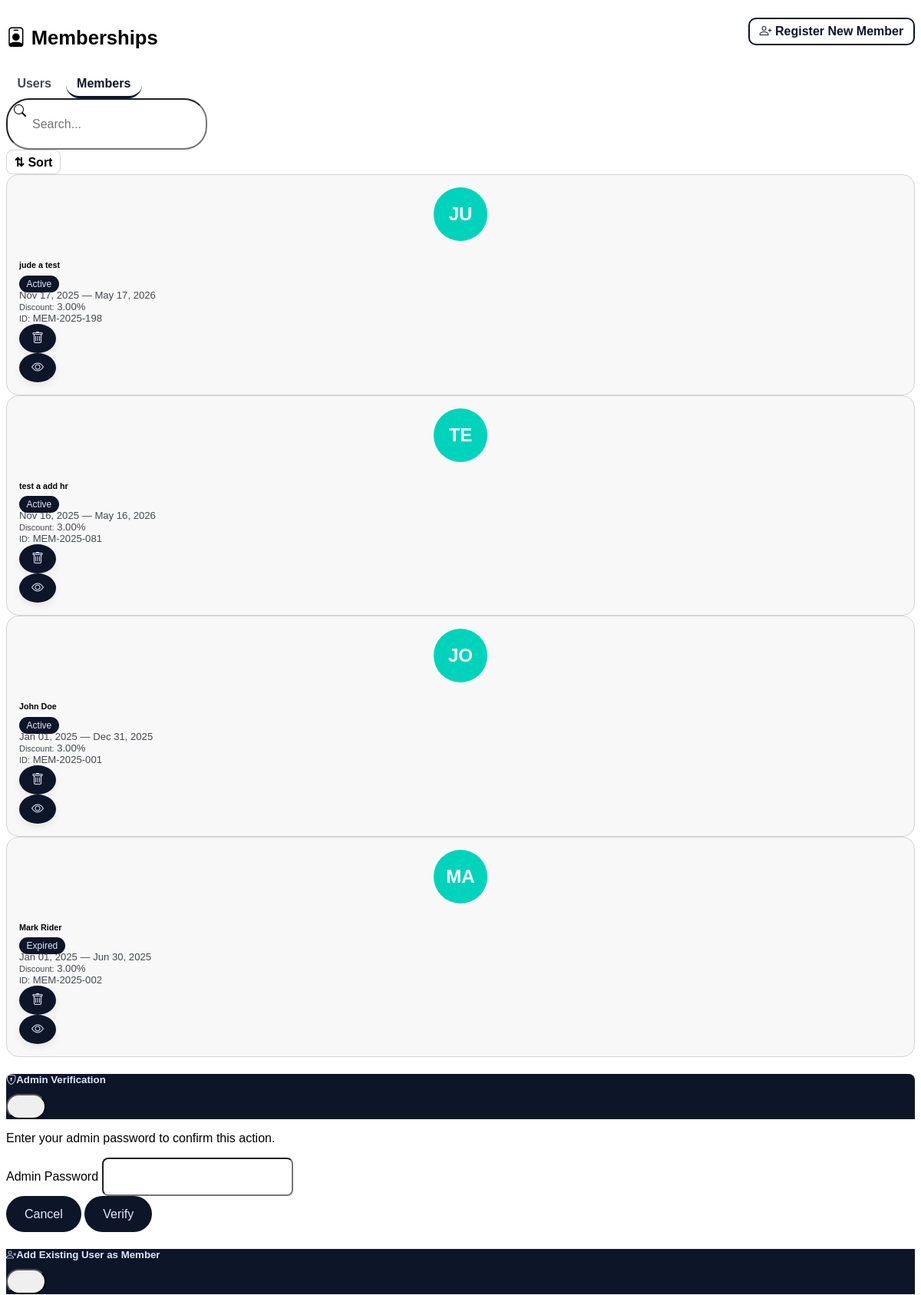
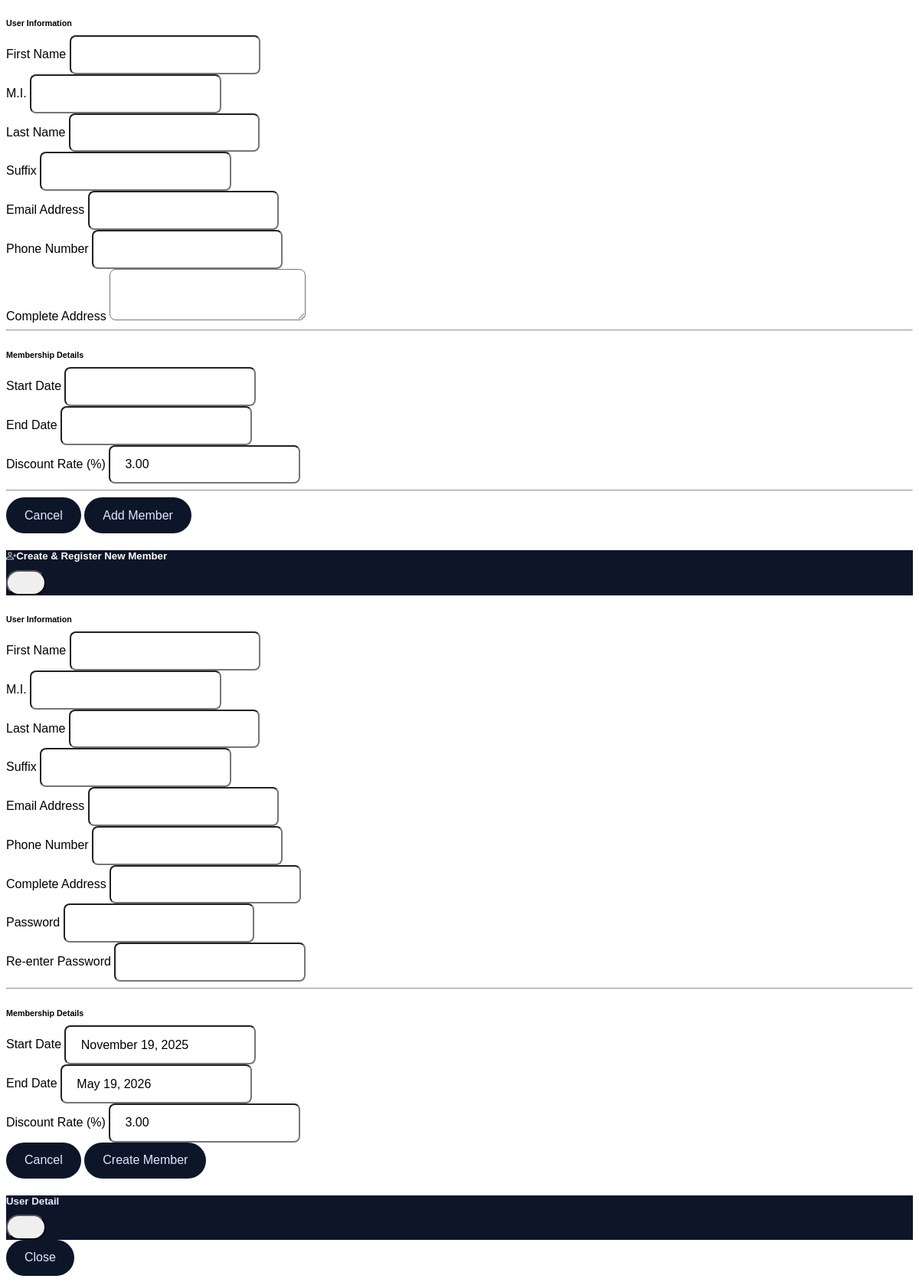
/admin/pages/memberships.php, run on the app's committed database (2 pictures, top to bottom).
### tables this page shows
CREATE TABLE `memberships` (
  `id` int(11) NOT NULL,
  `user_id` int(11) NOT NULL,
  `membership_id` varchar(50) NOT NULL,
  `discount_rate` decimal(5,2) DEFAULT 3.00,
  `start_date` date NOT NULL,
  `end_date` date NOT NULL,
  `status` enum('Active','Expired') DEFAULT 'Active',
  `created_at` timestamp NOT NULL DEFAULT current_timestamp()
);

CREATE TABLE `users` (
  `id` int(11) NOT NULL,
  `first_name` varchar(50) DEFAULT NULL,
  `middle_initial` char(1) DEFAULT NULL,
  `last_name` varchar(50) DEFAULT NULL,
  `suffix` varchar(10) DEFAULT NULL,
  `name` varchar(100) NOT NULL,
  `email` varchar(100) DEFAULT NULL,
  `phone` varchar(20) DEFAULT NULL,
  `address` text DEFAULT NULL,
  `password` varchar(255) NOT NULL,
  `is_member` tinyint(1) DEFAULT 0,
  `member_until` date DEFAULT NULL,
  `created_at` timestamp NOT NULL DEFAULT current_timestamp()
);

### lib/functions.php (called while the page is built, shortened)
<?php
function sanitize($val)
{
    return htmlspecialchars((string) $val, ENT_QUOTES, 'UTF-8');
}

### admin/pages/membership_members.php (the view, shortened to what this page needs)
<div class="row g-3" id="membersGrid">
<?php foreach ($members as $m):
  $name = sanitize($m['name']);
  $email = sanitize($m['email']);
  $phone = sanitize($m['phone']);
  $address = sanitize($m['address']);
  $status = $m['status'];
  $discount = number_format($m["discount_rate"] ?? 3,2) . "%";
  $start_date = $m["start_date"] ? date("M d, Y", strtotime($m["start_date"])) : "N/A";
  $end_date   = $m["end_date"]   ? date("M d, Y", strtotime($m["end_date"]))   : "N/A";
  $created = $m["membership_created"] ?? $m["created_at"];
  $encoded = base64_encode(json_encode([
    "id"=>$m["id"],
    "name"=>$name,
    "email"=>$email,
    "phone"=>$phone,
    "address"=>$address,
    "status"=>$status,
    "start_date"=>$m["start_date"],
    "end_date"=>$m["end_date"]
  ]));
?>
  <div class="col-xl-2 col-lg-3 col-md-4 col-sm-6 member-card-container"
       data-name="<?= strtolower($name) ?>"
       data-created="<?= $created ?>">
    <div class="member-card">
      <div>
        <div class="member-avatar"><?= strtoupper(substr($name,0,2)) ?></div>
        <h6 class="text-center mb-1"><?= $name ?></h6>
        <div class="text-center meta-small mt-2">
          <div><span class="badge-member"><?= $status ?></span></div>
          <div class="mt-1"><?= $start_date ?> — <?= $end_date ?></div>
          <div><small>Discount:</small> <?= $discount ?></div>
          <div><small>ID:</small> <?= $m["membership_id"] ?></div>
        </div>
      </div>
      <div class="text-center mt-3 d-flex justify-content-center gap-2">
        <button class="icon-btn remove-member-btn"
                data-user-id="<?= $m['id'] ?>"
                title="Remove Membership">
          <i class="bi bi-trash"></i>
        </button>
        <button class="icon-btn view-detail-btn"
                data-user="<?= $encoded ?>"
                title="View Details">
          <i class="bi bi-eye"></i>
        </button>
      </div>
    </div>
  </div>
<?php endforeach; ?>
</div>

### assets/css/app.css (style rules this page uses)
:root { --font-primary: 'Poppins', sans-serif; --font-secondary: 'Hind', sans-serif; --font-tertiary: 'Switzer', sans-serif; }
:root { --color-base-100: oklch(100% 0 0); --color-base-200: oklch(98% 0 0); --color-base-300: oklch(87% 0 0); --color-base-content: oklch(0% 0 0); --color-primary: oklch(20% 0.042 265.755); --color-primary-content: oklch(93% 0.034 272.788); --color-secondary: oklch(40% 0.01 260); --color-accent: oklch(77% 0.152 181.912); --color-neutral: oklch(14% 0.005 285.823); --color-info: oklch(74% 0.16 232.661); --color-success: oklch(76% 0.177 163.223); --color-warning: oklch(82% 0.189 84.429); --color-error: oklch(61.294% 0.25154 29.223); --radius-selector: 0.5rem; --radius-field: 0.25rem; --radius-box: 0.5rem; }
body { font-family: var(--font-secondary); background-color: var(--color-base-100); color: var(--color-base-content); transition: background-color 0.3s, color 0.3s; }
html { font-size: clamp(14px, 1.5vw, 16px); scroll-behavior: smooth; }
h1, h2, h3, h4, h5, h6 { font-family: var(--font-primary, 'Poppins', sans-serif); line-height: 1.2; margin-bottom: 0.6rem; }
p, span, a, li, label, input, button { font-size: clamp(0.85rem, 2vw, 1rem); }
button, .btn { font-size: clamp(0.85rem, 2vw, 1rem); padding: clamp(0.5rem, 1.5vw, 0.9rem) clamp(1rem, 3vw, 1.5rem); border-radius: 50px; transition: all 0.3s ease; }

### admin/pages/membership_users.php (style rules this page uses)
.meta-small { font-size:.82rem; color:var(--color-secondary); }
.icon-btn { width:38px; height:38px; border-radius:50%; display:flex; align-items:center; justify-content:center; background:var(--color-primary); color:var(--color-primary-content); border:none; cursor:pointer; transition:.18s ease; box-shadow:0 4px 10px rgba(0,0,0,0.06); }

### admin/pages/membership_members.php (style rules this page uses)
.member-card-container { display:block; }
.member-card { border-radius:1rem; border:1px solid var(--color-base-300); background:var(--color-base-200); transition:transform .22s ease, box-shadow .28s ease; height:100%; display:flex; flex-direction:column; justify-content:space-between; padding:1rem !important; }
.member-avatar { width:70px; height:70px; border-radius:50%; background:var(--color-accent); color:white; font-weight:700; font-size:24px; display:flex; align-items:center; justify-content:center; margin:0 auto 10px auto; }
.badge-member { background:var(--color-primary); color:var(--color-primary-content); padding:.25rem .6rem; border-radius:20px; font-size:.75rem; }
.meta-small { font-size:.82rem; color:var(--color-secondary); }
.icon-btn { width:38px; height:38px; border-radius:50%; display:flex; align-items:center; justify-content:center; background:var(--color-primary); color:var(--color-primary-content); border:none; cursor:pointer; transition:.18s ease; box-shadow:0 4px 10px rgba(0,0,0,0.08); }

### data on the page
memberships: user.name "JU", user.name "jude a test", status "Active", start_date "Nov 17, 2025", end_date "May 17, 2026", discount_rate "3.00%", membership "MEM-2025-198"
memberships: user.name "TE", user.name "test a add hr", status "Active", start_date "Nov 16, 2025", end_date "May 16, 2026", discount_rate "3.00%", membership "MEM-2025-081"
memberships: user.name "JO", user.name "John Doe", status "Active", start_date "Jan 01, 2025", end_date "Dec 31, 2025", discount_rate "3.00%", membership "MEM-2025-001"
memberships: user.name "MA", user.name "Mark Rider", status "Expired", start_date "Jan 01, 2025", end_date "Jun 30, 2025", discount_rate "3.00%", membership "MEM-2025-002"
